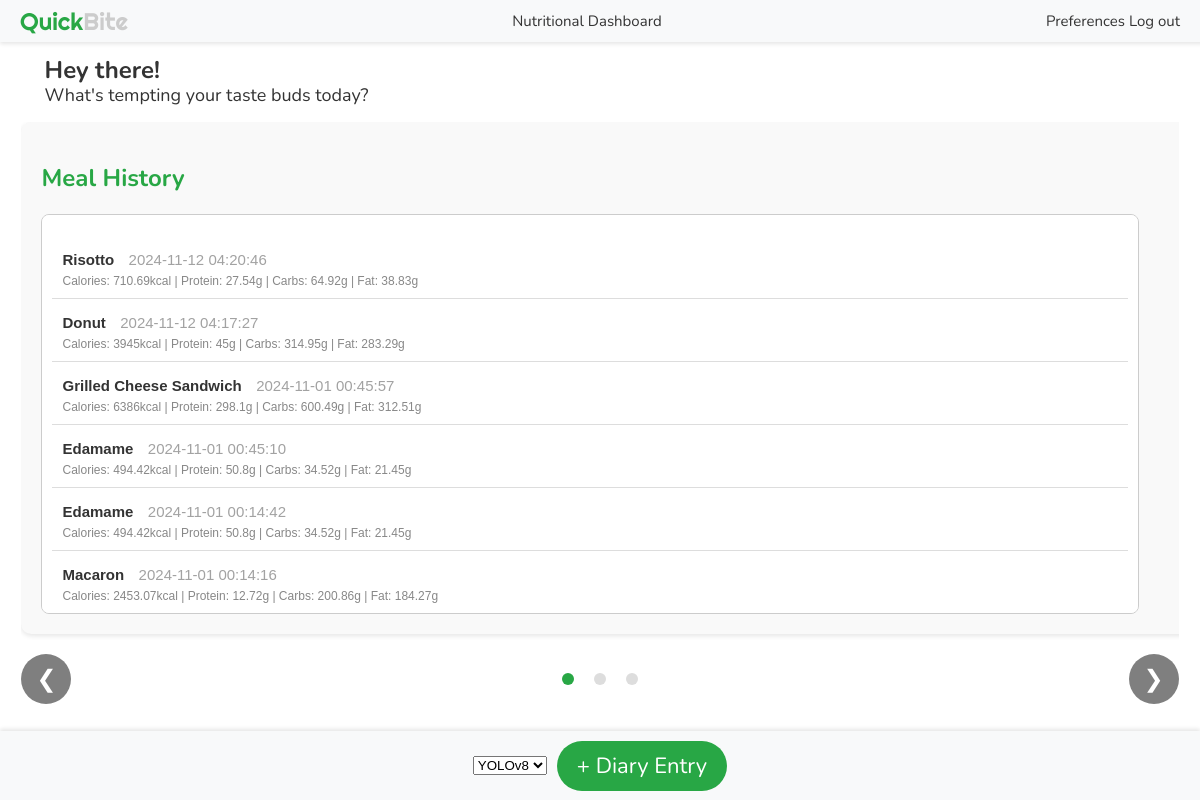
/dashboard (signed in), run on the app's committed database.
### tables this page shows
CREATE TABLE diary_meal_entries (
    id INTEGER PRIMARY KEY AUTOINCREMENT,
    user_id INTEGER NOT NULL,           -- Foreign key to reference users table
    meal_name TEXT NOT NULL,   
    SUGAR_added_g INTEGER,
    CA_mg INTEGER,
    CHOCDF_net_g INTEGER,
    CHOCDF_g INTEGER,
    CHOLE_mg INTEGER,
    ENERC_KCAL_kcal INTEGER,
    FAMS_g INTEGER,
    FAPU_g INTEGER,
    FASAT_g INTEGER,
    FATRN_g INTEGER,
    FIBTG_g INTEGER,
    FOLDFE_microg INTEGER,
    FOLFD_microg INTEGER,
    FOLAC_microg INTEGER,
    FE_mg INTEGER,
    MG_mg INTEGER,
    NIA_mg INTEGER,
    P_mg INTEGER,
    K_mg INTEGER,
    PROCNT_g INTEGER,
    RIBF_mg INTEGER,
    NA_mg INTEGER,
    SUGAR_ALCOHOL_g INTEGER,
    SUGAR_g INTEGER,
    THIA_mg INTEGER,
    FAT_g INTEGER,
    VITA_RAE_microg INTEGER,
    VITB12_microg INTEGER,
    VITB6A_mg INTEGER,
    VITC_mg INTEGER,
    VITD_microg INTEGER,
    TOCPHA_mg INTEGER,
    VITK_microg INTEGER,
    WATER_g INTEGER,
    ZN_mg INTEGER,
    timestamp TEXT NOT NULL              -- Timestamp when the meal was logged
, path_to_image TEXT, serving_count integer);

### app.py (the view)
@app.route("/dashboard")
@login_required
def dashboard():
    db = get_db()
    cursor = db.cursor()
    cursor.execute(
        """SELECT *, ENERC_KCAL_kcal as calories,
                   PROCNT_g as protein, CHOCDF_g as carbs, FAT_g as fat, timestamp FROM diary_meal_entries
                   WHERE user_id = ? ORDER BY datetime(timestamp) DESC""",
        (current_user.id,),
    )
    meals = cursor.fetchall()
    seven_days_ago = datetime.now() - timedelta(days=7)
    cursor.execute(
        """
        SELECT strftime('%Y-%m-%d', timestamp) AS day,
               SUM(ENERC_KCAL_kcal) AS calories,
               SUM(PROCNT_g) as protein,
               SUM(CHOCDF_g) as carbs,
               SUM(FAT_g) as fat
        FROM diary_meal_entries
        WHERE user_id = ? AND timestamp >= ?
        GROUP BY day
        ORDER BY day DESC
    """,
        (current_user.id, seven_days_ago),
    )
    meals_last_7_days = cursor.fetchall()
    db.close()
    return render_template(
        "dashboard.html",
        user=current_user,
        meals=meals,
        user_id=current_user.id,
        meals_last_7_days=json.dumps(meals_last_7_days),
    )

### app.py (called while the page is built)
def get_db():
    if "db" not in g:
        g.db = sqlite3.connect("database.db")
    return g.db

@login_manager.user_loader
def load_user(user_id):
    db = get_db()
    cursor = db.cursor()
    cursor.execute("SELECT * FROM users WHERE id = ?", (user_id,))
    user_data = cursor.fetchone()
    if user_data:
        return User(*user_data)
    return None

### templates/dashboard.html (shortened to what this page needs)
<!DOCTYPE html>
<html lang="en">
<head>
    <link rel="stylesheet" href="{{ url_for('static', filename='css/style.css') }}">
</head>
<body class="no-background">
    <div class="header-bar">
        <div class="left" id="title-refresh">
            <span style="color: #28a745;">Quick</span><span style="color: #cccccc;">Bite</span>
        </div>
        <div class="center">Nutritional Dashboard</div>
        <div class="right">
            <a href="{{ url_for('preferences') }}" style="text-decoration: none; color: inherit;">Preferences</a>
            <a href="{{ url_for('logout') }}" style="text-decoration: none; color: inherit;">Log out</a>
        </div>
    </div>
    <div class="grid-layout">
        <p class="greeting-text">
            <span class="greeting-main">Hey there!</span><span class="greeting-sub">What's tempting your taste buds
                today?</span>
        </p>
        <div class="carousel-container">
            <div class="carousel">
                <div class="carousel-item">
                    <h2>Meal History</h2>
                    <div class="meal-list">
                        <ul>
                            {% for meal in meals %}
                            <li data-meal-id="{{ meal[0] }}">
                                <span class="meal-name">{{ meal[2] }}</span>
                                <span class="meal-time">{{ meal[-1] }}</span><br>
                                <span class="meal-info">
                                    Calories: {{ meal[8] }}kcal | Protein: {{ meal[22] }}g | Carbs: {{ meal[6] }}g |
                                    Fat: {{ meal[28] }}g
                                </span>
                            </li>
                            {% else %}
                            <li>No meals recorded yet.</li>
                            {% endfor %}
                        </ul>
                    </div>
                </div>
        </div>
        <div class="carousel-controls">
            <button class="carousel-prev" onclick="prevSlide()">&#10094;</button>
            <div class="carousel-indicators">
                <span class="indicator active" onclick="showSlide(0)"></span>
                <span class="indicator" onclick="showSlide(1)"></span>
                <span class="indicator" onclick="showSlide(2)"></span>
            </div>
            <button class="carousel-next" onclick="nextSlide()">&#10095;</button>
        </div>
    </div>
    </div>
    <div class="bottom-bar">
        <form id="uploadForm" action="/upload" method="POST" enctype="multipart/form-data">
            <select id="model-select" name="model">
                <option value="yolov8">YOLOv8</option>
            </select>
        </form>
        <button class="add-diary-button" onclick="triggerFileUpload()">+ Diary Entry</button>
    </div>
</body>
</html>

### static/css/style.css (style rules this page uses)
body { font-family: 'Nunito', sans-serif; background-size: cover; background-position: center; animation: fadeBackground 30s infinite; color: #333; margin: 0; padding: 0; display: flex; justify-content: center; align-items: center; height: 100vh; animation-timing-function:cubic-bezier(0.895, 0.03, 0.685, 0.22) }
h2 { color: #333; font: 24px 'Righteous'; color: #28a745; margin-bottom: 20px; }
p { font-family: 'nunito', sans-serif; color: #a2a2a2; }
button { width: 100%; padding: 10px; background-color: #888888; color: white; border: none; border-radius: 4px; cursor: pointer; margin: 10px 0; }
a { color: #888888; text-decoration: none; }
.meal-list { background-color: #fff; height: auto; overflow-y: auto; border: 1px solid #ccc; padding: 10px; border-radius: 8px; max-width: 32%; min-height: 400px; box-sizing: border-box; }
.meal-list ul { padding: 0; list-style-type: none; }
.meal-list li { padding: 10px; margin: 5px 0; border-bottom: 1px solid #ddd; }
.no-background { background: none !important; }
.header-bar { position: fixed; top: 0; left: 0; width: 100%; height: 42px; background-color: #f8f9fa; display: flex; justify-content: space-between; align-items: center; padding: 0 20px; box-shadow: 0 2px 4px rgba(0, 0, 0, 0.1); z-index: 1000; }
.header-bar .left { font-family: 'Righteous', sans-serif; font-size: 24px; }
.header-bar .center { font-family: 'nunito', sans-serif; font-size: 15px; text-align: center; flex: 1; }
.header-bar .right { font-family: 'nunito', sans-serif; font-size: 15px; text-align: right; padding-right: 40px; }
.bottom-bar { position: fixed; bottom: 0; left: 0; width: 100%; height: 69px; background-color: #f8f9fa; display: flex; justify-content: center; align-items: center; gap: 10px; box-shadow: 0 -2px 4px rgba(0, 0, 0, 0.1); z-index: 1000; }
.add-diary-button { background-color: #28a745; border: none; padding: 10px 20px; font-size: 22px; border-radius: 69px; width: auto; font-family: 'nunito', sans-serif; cursor: pointer; }
.meal-name { font-weight: bold; font-size: 15px; }
.meal-time { color: #a2a2a2; font-size: 15px; margin-left: 10px; }
.meal-info { color: #888888; font-size: 12px; display: block; margin-top: 5px; }
.greeting-text { display: block; font-family: 'Nunito', sans-serif; font-size: 18px; text-align: left; color: #333; padding-left: 2%; }
.greeting-main { font-size: 24px; font-weight: bold; display: block; }
.grid-layout { display: grid; grid-template-columns: 1fr; grid-template-rows: auto auto; padding: 20px; max-width: 1400px; margin: 0 auto; }
.greeting-sub { font-size: 18px; display: block; line-height: 1; }
.carousel-container { position: relative; max-width: 1200px; margin: 0 auto; overflow: hidden; padding-bottom: 50px; }
.carousel-container { position: relative; margin: 0 auto; overflow: hidden; }
.carousel { display: flex; transition: transform 0.5s ease-in-out; width: 300%; }
.carousel-item { min-width: 100%; box-sizing: border-box; padding: 20px; background-color: #f9f9f9; border-radius: 10px; box-shadow: 0 2px 5px rgba(0, 0, 0, 0.1); }
.carousel-controls { display: flex; justify-content: space-between; align-items: center; margin-top: 10px; width: 100%; }
.carousel-prev, .carousel-next { background-color: rgba(0, 0, 0, 0.5); color: white; border: none; padding: 10px; cursor: pointer; font-size: 24px; border-radius: 50%; width: 50px; height: 50px; transition: background-color 0.3s ease; display: flex; justify-content: center; align-items: center; }
.carousel-indicators { position: absolute; left: 50%; transform: translateX(-50%); display: flex; justify-content: center; align-items: center; gap: 10px; }
.indicator { display: inline-block; width: 12px; height: 12px; margin: 0 5px; background-color: #ddd; border-radius: 50%; cursor: pointer; }
.indicator.active { background-color: #28a745; }
.carousel-item h2 { font-family: 'Nunito', sans-serif; font-weight: 700; font-size: 24px; color: #28a745; margin-bottom: 20px; }
#title-refresh { cursor: pointer; }

### templates/dashboard.html (style rules this page uses)
body { font-family: Arial, sans-serif; }
.meal-list { height: 300px; overflow-y: scroll; }

### data on the page
diary_meal_entries: meal_name "Risotto", timestamp "2024-11-12 04:20:46", ENERC_KCAL_kcal "710.69", PROCNT_g "27.54", CHOCDF_g "64.92", FAT_g "38.83"
diary_meal_entries: meal_name "Donut", timestamp "2024-11-12 04:17:27", ENERC_KCAL_kcal "3945", PROCNT_g "45", CHOCDF_g "314.95", FAT_g "283.29"
diary_meal_entries: meal_name "Grilled Cheese Sandwich", timestamp "2024-11-01 00:45:57", ENERC_KCAL_kcal "6386", PROCNT_g "298.1", CHOCDF_g "600.49", FAT_g "312.51"
diary_meal_entries: meal_name "Edamame", timestamp "2024-11-01 00:45:10", ENERC_KCAL_kcal "494.42", PROCNT_g "50.8", CHOCDF_g "34.52", FAT_g "21.45"
diary_meal_entries: meal_name "Edamame", timestamp "2024-11-01 00:14:42", ENERC_KCAL_kcal "494.42", PROCNT_g "50.8", CHOCDF_g "34.52", FAT_g "21.45"
diary_meal_entries: meal_name "Macaron", timestamp "2024-11-01 00:14:16", ENERC_KCAL_kcal "2453.07", PROCNT_g "12.72", CHOCDF_g "200.86", FAT_g "184.27"
